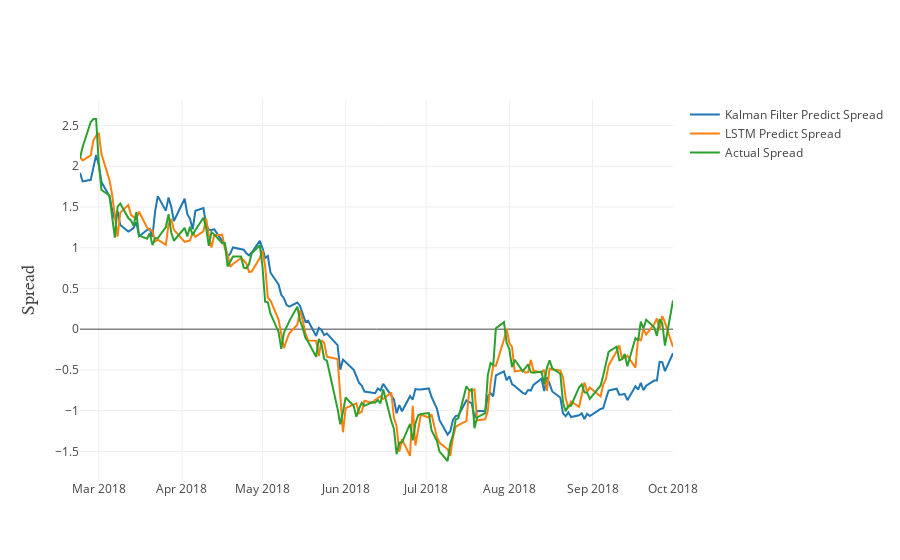

Source (notebook cell):
### Code cell
predictDates = lstm_pair_data.tail(len(testX)).index
testY_reshape = normalize(testY_LSTM).reshape(len(testY_LSTM))
yhat_reshape = normalize(yhat_LSTM).reshape(len(yhat_LSTM))
kalman_reshape = normalize(yhat_KF).reshape(len(yhat_KF))
#Plot predicted and actual line graph
layout = go.Layout(
        yaxis=dict(
        title='Spread',
        titlefont=dict(
            family='Arial, sans-serif',
            size=18
        )))
actual_chart = go.Scatter(x=predictDates, y=testY_reshape, name= 'Actual Spread')
predict_chart = go.Scatter(x=predictDates, y=yhat_reshape, name= 'LSTM Predict Spread')
predict_kalman_chart = go.Scatter(x=predictDates, y=kalman_reshape, name= 'Kalman Filter Predict Spread')
fig = go.Figure(data = [predict_kalman_chart, predict_chart, actual_chart], layout = layout)
py.iplot(fig)#([predict_chart, actual_chart])

### Figure 1 — Plotly figure (JSON) as saved in the notebook; plotly's stock layout.template omitted (floating-point values rounded to 4 significant figures; data arrays with more than 128 entries replaced by an {"elided": "..."} marker saying what was removed)
{"data": [{"name": "Kalman Filter Predict Spread", "type": "scatter", "uid": "bf2c03cc-018d-11e9-9efe-f218981b0ffd", "x": {"elided": "154 str values"}, "y": {"elided": "154 float values"}}, {"name": "LSTM Predict Spread", "type": "scatter", "uid": "bf2c0570-018d-11e9-934c-f218981b0ffd", "x": {"elided": "154 str values"}, "y": {"elided": "154 float values"}}, {"name": "Actual Spread", "type": "scatter", "uid": "bf2c0680-018d-11e9-9fdb-f218981b0ffd", "x": {"elided": "154 str values"}, "y": {"elided": "154 float values"}}], "layout": {"yaxis": {"title": "Spread", "titlefont": {"family": "Arial, sans-serif", "size": 18}}}}
